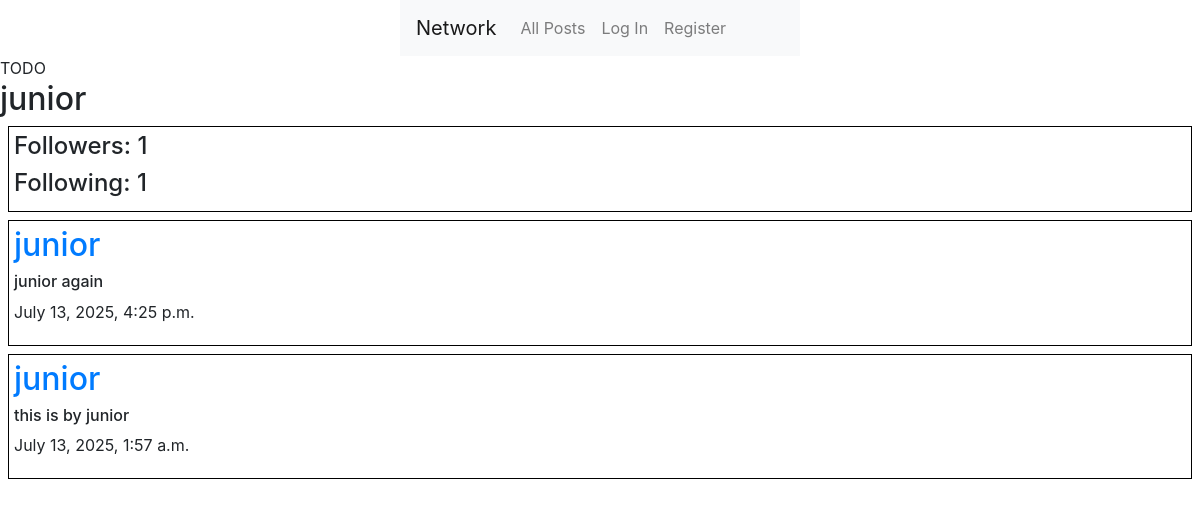
The page /profile/2 on the database its author committed.
### network/models.py (models this page shows, shortened)
class User(AbstractUser):
    pass

class Posts(models.Model):
    content = models.CharField(max_length=164)
    user = models.ForeignKey(User, on_delete=models.CASCADE, related_name="author")
    date = models.DateTimeField(auto_now_add=True)

### network/views.py (the view)
# urls.py: path('profile/<int:user_id>', views.profile, name="profile"),
def profile(request, user_id):
        user = User.objects.get(pk=user_id)
        Uposts = Posts.objects.filter(user=user).order_by('id').reverse()
        pagi = Paginator(Uposts, 10)
        paginumber = request.GET.get('page')
        pagePosts = pagi.get_page(paginumber)
        following = Follow.objects.filter(user=user)
        followers = Follow.objects.filter(user_follower=user)
        try:
            checkFollow = followers.filter(user=User.objects.get(pk=request.user.id))
            print(checkFollow)
            if len(checkFollow) != 0:
                isFollowing = True
            else:
                isFollowing = False
        except:
            isFollowing = False
        context = {
            "isFollowing":isFollowing,
            "user_profile":user,
            "following":following,
            "followers":followers,
            "name":user.username,
            "posts":Uposts,
            "pagePosts":pagePosts,
        }
        return render(request, "network/profile.html", context)

### network/templates/network/profile.html (shortened to what this page needs)
{% extends "network/layout.html" %}
{% block body %}
    TODO
    <h2>{{name}}</h2>
    <div class="cont">
        <div class="profile-main">
            <h4>Followers: {{followers.count}}</h4>
            <h4>Following: {{following.count}}</h4>
        </div>
    </div>
    <div>
        {%for post in pagePosts %}
          <div id="profile-post">
            <h2><a href="{%url 'profile' user_id=post.user.id%}">{{post.user}}</a></h2>
            <h6>{{post.content}}</h6>
            <p>{{post.date}}</p>
          </div>
        {%endfor%}
    </div>
{% endblock %}

### network/static/network/styles.css (style rules this page uses)
.profile-main, #profile-post { margin: 8px; border: 1px solid black; padding: 5px; }

### rows shown on the page
User: username "junior"
Posts: user "junior", content "junior again", date "July 13, 2025, 4:25 p.m."
Posts: user "junior", content "this is by junior", date "July 13, 2025, 1:57 a.m."

### other values the page prints
{{ followers.count }} "1"
{{ following.count }} "1"
